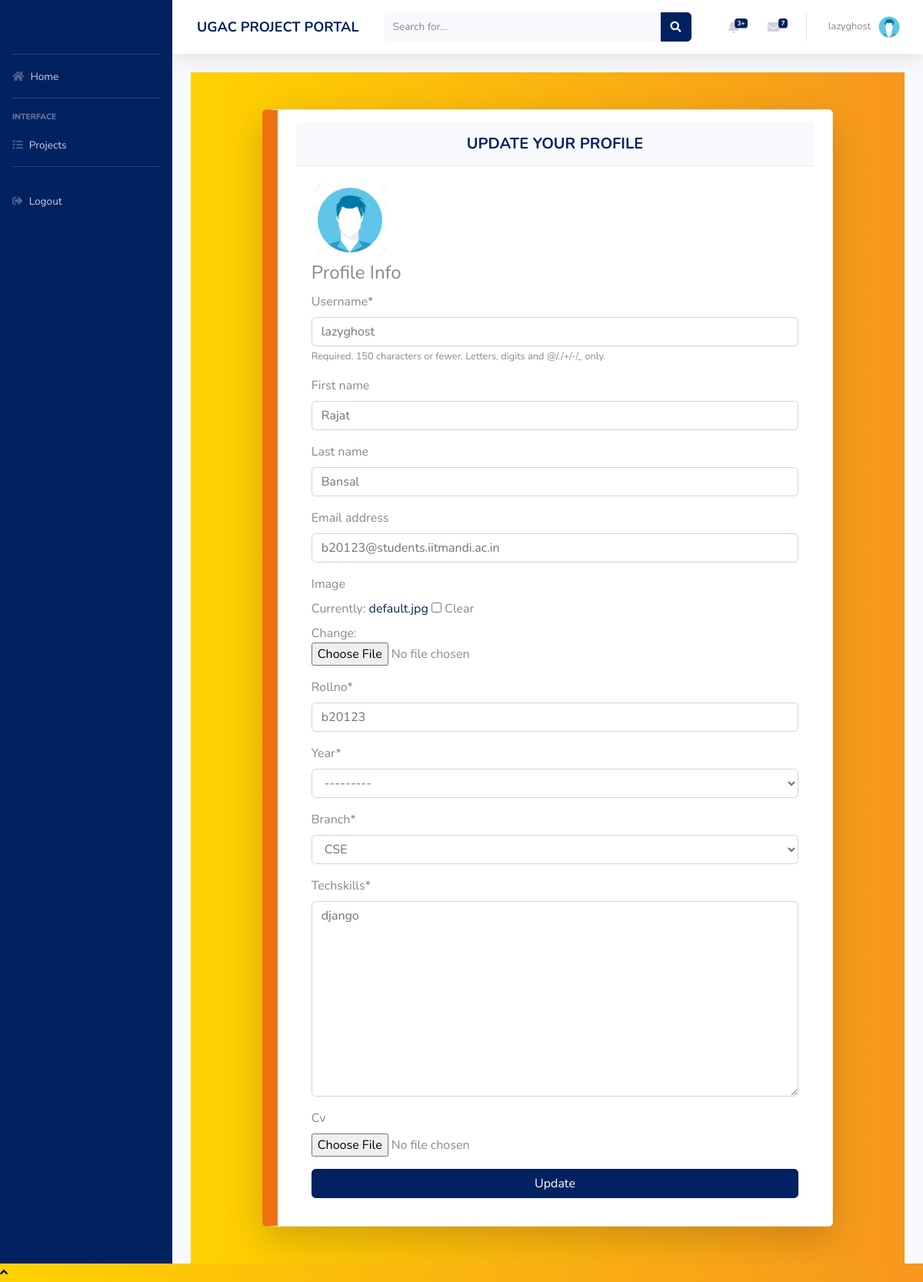
Page /profile/edit (signed in) on the earlier database version.
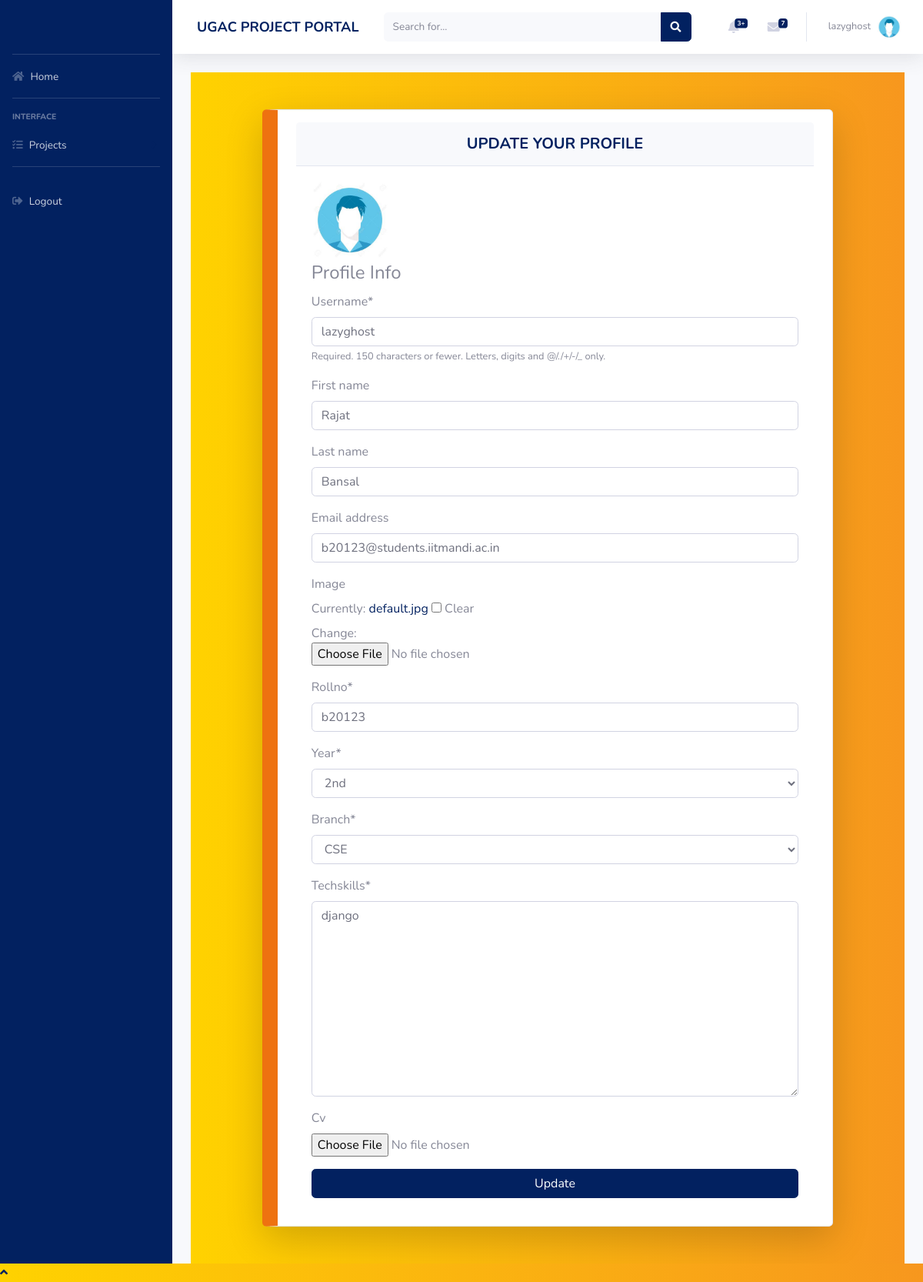
Same page on the later database version.
### users/models.py (models this page shows, shortened)
class Profile(models.Model):
    user = models.OneToOneField(User, on_delete=models.CASCADE)
    image = models.ImageField(default = 'default.jpg', upload_to='profile_pics', blank=True)
    rollno = models.CharField(max_length=10)
    year = models.CharField(max_length=30, choices = YEAR_CHOICES)
    branch = models.CharField(max_length=30, choices = BRANCH_CHOICES)
    techskills = models.TextField()
    starred_projects = models.ManyToManyField(Project, related_name='starred_projects', blank = True)
    cv = models.FileField(blank = True, upload_to='resumes')

### users/views.py (the view)
# urls.py: path('edit', views.profile_edit, name = 'profile-edit'),
def profile_edit(request):
    if request.method == 'POST':
        user_update_form = UserUpdateForm(request.POST, instance = request.user)
        profile_update_form = ProfileUpdateForm(request.POST, request.FILES, instance = request.user.profile)
        if user_update_form.is_valid() and profile_update_form.is_valid():
            user_profile = Profile.objects.get(user = request.user)
            user_img = str(user_profile.image)
            user_cv = str(user_profile.cv)
            if len(request.FILES)!=0:
                if request.FILES.get('image') and user_img!="default.jpg":
                    default_storage.delete(user_img)
                elif request.FILES.get('cv') and user_cv:
                    default_storage.delete(user_cv)
            user_update_form.save()
            profile_update_form.save()
            messages.success(request, "Your profile has been updated!")
            return redirect('profile')
        else:
            messages.error(request, 'Please correct the error below.')
    else:
        user_update_form = UserUpdateForm(instance = request.user)
        profile_update_form = ProfileUpdateForm(instance = request.user.profile)
    context = {
        'title': 'Profile Edit',
        'user_form': user_update_form,
        'profile_form': profile_update_form,
    }
    return render(request, 'users/profile_edit.html', context)

### users/forms.py
class UserUpdateForm(forms.ModelForm):
    class Meta:
        model = User
        fields = ['username', 'first_name', 'last_name', 'email']

class ProfileUpdateForm(forms.ModelForm):
    class Meta:
        model = Profile
        fields = ['image', 'rollno', 'year', 'branch', 'techskills', 'cv']

### users/templates/users/profile_edit.html (shortened to what this page needs)
{% extends 'users/profile.html' %}
{% load crispy_forms_tags %}
{% block profile %}
	<div>
		<div style="background: linear-gradient(to left, #f7971e, #ffd200);">
			<br>
			<br>
				<div class="container card shadow-lg py-3" style="width:80%; border-left: 20px solid #EE7210">
					<div class="card-header py-3" >
				      <h5 class="m-0 font-weight-bold text-primary text-center">UPDATE YOUR PROFILE</h5>
				  </div>
				<div class="card-body">
					<img src="{{ user.profile.image.url }}" alt="" style="height:100px;height:100px">
					<form method="POST" enctype="multipart/form-data">
						<fieldset>
							<legend>Profile Info</legend>
							{{ user_form|crispy }}
							{{ profile_form|crispy }}
						</fieldset>
						<div>
							<button class="btn btn-primary btn-user btn-block" type="submit">Update</button>
						</div>
					</form>
				</div>
				</div>
			<br>
			<br>
		</div>
	</div>
{% endblock profile %}

Differences in the rows shown:
changed Profile "CSE": year "---------" → "2nd"
